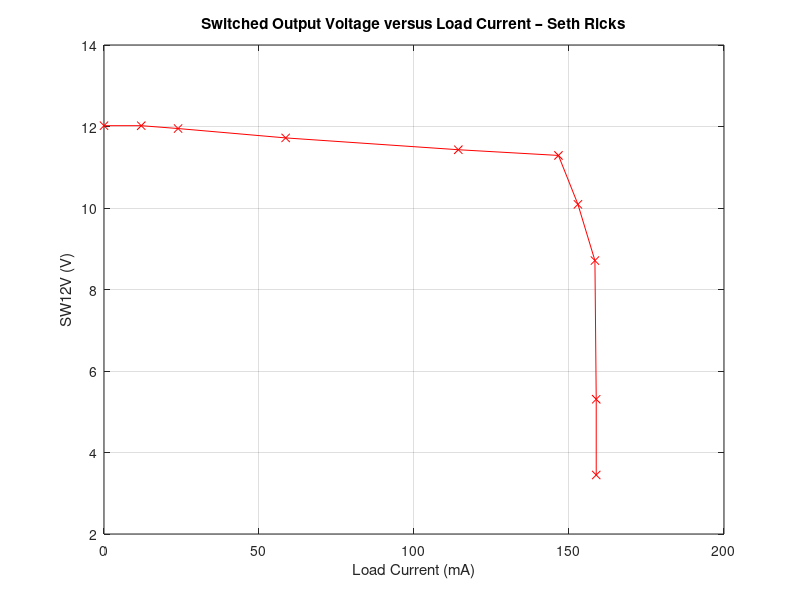

Source code (MATLAB):
SW12V = [12.02, 12.02, 11.95, 11.72, 11.43, 11.29, 10.09, 8.71, 5.307, 3.448];
IL = [0, 12.02e-3, 23.9e-3, 58.6e-3, 114.3e-3, 146.6e-3, 152.88e-3, 158.36e-3, 158.78e-3, 158.78e-3];

plot(IL * 1000, SW12V, 'r-x') 
grid on
xlabel('Load Current (mA)');
ylabel('SW12V (V)');
title('Switched Output Voltage versus Load Current – Seth Ricks');
